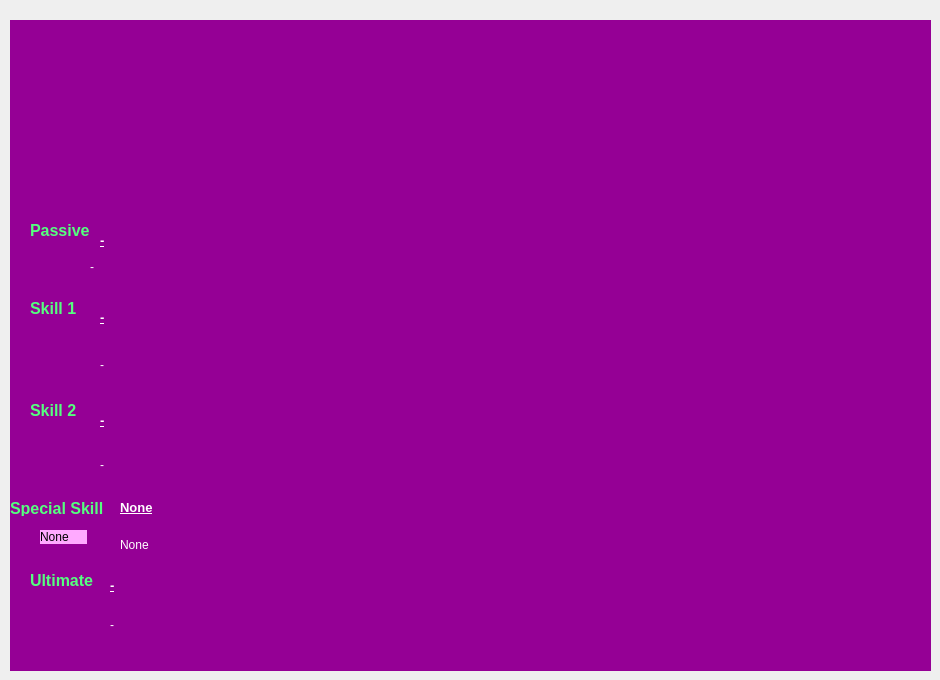
     <widget class="QWidget" name="saberpage">
      <widget class="QWidget" name="widget_3" native="true">
       <property name="geometry">
        <rect>
         <x>10</x>
         <y>20</y>
         <width>921</width>
         <height>651</height>
        </rect>
       </property>
       <property name="styleSheet">
        <string notr="true">background-color: rgb(149, 0, 149);</string>
       </property>
       <widget class="QLabel" name="heropic">
        <property name="geometry">
         <rect>
          <x>30</x>
          <y>10</y>
          <width>341</width>
          <height>191</height>
         </rect>
        </property>
        <property name="text">
         <string/>
        </property>
        <property name="pixmap">
         <pixmap>:/Saber.png</pixmap>
        </property>
        <property name="scaledContents">
         <bool>true</bool>
        </property>
        <property name="textInteractionFlags">
         <set>Qt::LinksAccessibleByKeyboard|Qt::LinksAccessibleByMouse|Qt::TextBrowserInteraction|Qt::TextEditable|Qt::TextEditorInteraction|Qt::TextSelectableByKeyboard|Qt::TextSelectableByMouse</set>
        </property>
       </widget>
       <widget class="QLabel" name="Passive_name_label">
        <property name="geometry">
         <rect>
          <x>90</x>
          <y>210</y>
          <width>111</width>
          <height>21</height>
         </rect>
        </property>
        <property name="font">
         <font>
          <pointsize>10</pointsize>
          <weight>75</weight>
          <bold>true</bold>
          <underline>true</underline>
         </font>
        </property>
        <property name="styleSheet">
         <string notr="true">color: rgb(255, 255, 255);</string>
        </property>
        <property name="text">
         <string>-</string>
        </property>
        <property name="textInteractionFlags">
         <set>Qt::LinksAccessibleByKeyboard|Qt::LinksAccessibleByMouse|Qt::TextBrowserInteraction|Qt::TextEditable|Qt::TextEditorInteraction|Qt::TextSelectableByKeyboard|Qt::TextSelectableByMouse</set>
        </property>
       </widget>
       <widget class="QLabel" name="Passivelabel">
        <property name="geometry">
         <rect>
          <x>20</x>
          <y>200</y>
          <width>61</width>
          <height>21</height>
         </rect>
        </property>
        <property name="font">
         <font>
          <pointsize>12</pointsize>
          <weight>75</weight>
          <bold>true</bold>
         </font>
        </property>
        <property name="styleSheet">
         <string notr="true">color: rgb(85, 255, 127);</string>
        </property>
        <property name="text">
         <string>Passive</string>
        </property>
        <property name="openExternalLinks">
         <bool>false</bool>
        </property>
        <property name="textInteractionFlags">
         <set>Qt::LinksAccessibleByMouse|Qt::TextEditable|Qt::TextEditorInteraction|Qt::TextSelectableByKeyboard|Qt::TextSelectableByMouse</set>
        </property>
       </widget>
       <widget class="QLabel" name="passivepic">
        <property name="geometry">
         <rect>
          <x>20</x>
          <y>220</y>
          <width>47</width>
          <height>51</height>
         </rect>
        </property>
        <property name="text">
         <string/>
        </property>
        <property name="pixmap">
         <pixmap>:/EnemyBane.png</pixmap>
        </property>
        <property name="scaledContents">
         <bool>true</bool>
        </property>
        <property name="textInteractionFlags">
         <set>Qt::LinksAccessibleByKeyboard|Qt::LinksAccessibleByMouse|Qt::TextBrowserInteraction|Qt::TextEditable|Qt::TextEditorInteraction|Qt::TextSelectableByKeyboard|Qt::TextSelectableByMouse</set>
        </property>
       </widget>
       <widget class="QLabel" name="passivedesc">
        <property name="geometry">
         <rect>
          <x>80</x>
          <y>240</y>
          <width>811</width>
          <height>31</height>
         </rect>
        </property>
        <property name="styleSheet">
         <string notr="true">color: rgb(255, 255, 255);</string>
        </property>
        <property name="text">
         <string>-</string>
        </property>
        <property name="alignment">
         <set>Qt::AlignLeading|Qt::AlignLeft|Qt::AlignTop</set>
        </property>
        <property name="textInteractionFlags">
         <set>Qt::LinksAccessibleByKeyboard|Qt::LinksAccessibleByMouse|Qt::TextBrowserInteraction|Qt::TextEditable|Qt::TextEditorInteraction|Qt::TextSelectableByKeyboard|Qt::TextSelectableByMouse</set>
        </property>
       </widget>
       <widget class="QLabel" name="skill1text">
        <property name="geometry">
         <rect>
          <x>20</x>
          <y>280</y>
          <width>51</width>
          <height>16</height>
         </rect>
        </property>
        <property name="font">
         <font>
          <pointsize>12</pointsize>
          <weight>75</weight>
          <bold>true</bold>
         </font>
        </property>
        <property name="styleSheet">
         <string notr="true">color: rgb(85, 255, 127);</string>
        </property>
        <property name="text">
         <string>Skill 1</string>
        </property>
       </widget>
       <widget class="QLabel" name="skill1pic">
        <property name="geometry">
         <rect>
          <x>20</x>
          <y>300</y>
          <width>51</width>
          <height>51</height>
         </rect>
        </property>
        <property name="text">
         <string/>
        </property>
        <property name="pixmap">
         <pixmap>:/Orbiting_Swords.png</pixmap>
        </property>
        <property name="scaledContents">
         <bool>true</bool>
        </property>
        <property name="textInteractionFlags">
         <set>Qt::LinksAccessibleByKeyboard|Qt::LinksAccessibleByMouse|Qt::TextBrowserInteraction|Qt::TextEditable|Qt::TextEditorInteraction|Qt::TextSelectableByKeyboard|Qt::TextSelectableByMouse</set>
        </property>
       </widget>
       <widget class="QLabel" name="skill1_name">
        <property name="geometry">
         <rect>
          <x>90</x>
          <y>290</y>
          <width>131</width>
          <height>16</height>
         </rect>
        </property>
        <property name="font">
         <font>
          <pointsize>10</pointsize>
          <weight>75</weight>
          <bold>true</bold>
          <underline>true</underline>
         </font>
        </property>
        <property name="styleSheet">
         <string notr="true">color: rgb(255, 255, 255);</string>
        </property>
        <property name="text">
         <string>-</string>
        </property>
        <property name="textInteractionFlags">
         <set>Qt::LinksAccessibleByKeyboard|Qt::LinksAccessibleByMouse|Qt::TextBrowserInteraction|Qt::TextEditable|Qt::TextEditorInteraction|Qt::TextSelectableByKeyboard|Qt::TextSelectableByMouse</set>
        </property>
       </widget>
       <widget class="QLabel" name="skill1desc">
        <property name="geometry">
         <rect>
          <x>90</x>
          <y>310</y>
          <width>811</width>
          <height>71</height>
         </rect>
        </property>
        <property name="styleSheet">
         <string notr="true">color: rgb(255, 255, 255);</string>
        </property>
        <property name="text">
         <string>-</string>
        </property>
        <property name="wordWrap">
         <bool>true</bool>
        </property>
        <property name="textInteractionFlags">
         <set>Qt::LinksAccessibleByKeyboard|Qt::LinksAccessibleByMouse|Qt::TextBrowserInteraction|Qt::TextEditable|Qt::TextEditorInteraction|Qt::TextSelectableByKeyboard|Qt::TextSelectableByMouse</set>
        </property>
       </widget>
       <widget class="QLabel" name="skill2text">
        <property name="geometry">
         <rect>
          <x>20</x>
          <y>380</y>
          <width>61</width>
          <height>21</height>
         </rect>
        </property>
        <property name="font">
         <font>
          <pointsize>12</pointsize>
          <weight>75</weight>
          <bold>true</bold>
         </font>
        </property>
        <property name="styleSheet">
         <string notr="true">color: rgb(85, 255, 127);</string>
        </property>
        <property name="text">
         <string>Skill 2</string>
        </property>
        <property name="textInteractionFlags">
         <set>Qt::LinksAccessibleByKeyboard|Qt::LinksAccessibleByMouse|Qt::TextBrowserInteraction|Qt::TextEditable|Qt::TextEditorInteraction|Qt::TextSelectableByKeyboard|Qt::TextSelectableByMouse</set>
        </property>
       </widget>
       <widget class="QLabel" name="skill2pic">
        <property name="geometry">
         <rect>
          <x>20</x>
          <y>410</y>
          <width>51</width>
          <height>51</height>
         </rect>
        </property>
        <property name="text">
         <string/>
        </property>
        <property name="pixmap">
         <pixmap>:/Charge.png</pixmap>
        </property>
        <property name="scaledContents">
         <bool>true</bool>
        </property>
        <property name="textInteractionFlags">
         <set>Qt::LinksAccessibleByKeyboard|Qt::LinksAccessibleByMouse|Qt::TextBrowserInteraction|Qt::TextEditable|Qt::TextEditorInteraction|Qt::TextSelectableByKeyboard|Qt::TextSelectableByMouse</set>
        </property>
       </widget>
       <widget class="QLabel" name="skill2_name">
        <property name="geometry">
         <rect>
          <x>90</x>
          <y>390</y>
          <width>131</width>
          <height>21</height>
         </rect>
        </property>
        <property name="font">
         <font>
          <pointsize>10</pointsize>
          <weight>75</weight>
          <bold>true</bold>
          <underline>true</underline>
         </font>
        </property>
        <property name="styleSheet">
         <string notr="true">color: rgb(255, 255, 255);</string>
        </property>
        <property name="text">
         <string>-</string>
        </property>
        <property name="textInteractionFlags">
         <set>Qt::LinksAccessibleByKeyboard|Qt::LinksAccessibleByMouse|Qt::TextBrowserInteraction|Qt::TextEditable|Qt::TextEditorInteraction|Qt::TextSelectableByKeyboard|Qt::TextSelectableByMouse</set>
        </property>
       </widget>
       <widget class="QLabel" name="skill2desc">
        <property name="geometry">
         <rect>
          <x>90</x>
          <y>420</y>
          <width>641</width>
          <height>51</height>
         </rect>
        </property>
        <property name="styleSheet">
         <string notr="true">color: rgb(255, 255, 255);</string>
        </property>
        <property name="text">
         <string>-</string>
        </property>
        <property name="wordWrap">
         <bool>true</bool>
        </property>
        <property name="textInteractionFlags">
         <set>Qt::LinksAccessibleByKeyboard|Qt::LinksAccessibleByMouse|Qt::TextBrowserInteraction|Qt::TextEditable|Qt::TextEditorInteraction|Qt::TextSelectableByKeyboard|Qt::TextSelectableByMouse</set>
        </property>
       </widget>
       <widget class="QLabel" name="ultimatetext">
        <property name="geometry">
         <rect>
          <x>20</x>
          <y>550</y>
          <width>71</width>
          <height>21</height>
         </rect>
        </property>
        <property name="font">
         <font>
          <pointsize>12</pointsize>
          <weight>75</weight>
          <bold>true</bold>
         </font>
        </property>
        <property name="styleSheet">
         <string notr="true">color: rgb(85, 255, 127);</string>
        </property>
        <property name="text">
         <string>Ultimate</string>
        </property>
        <property name="textInteractionFlags">
         <set>Qt::LinksAccessibleByKeyboard|Qt::LinksAccessibleByMouse|Qt::TextBrowserInteraction|Qt::TextEditable|Qt::TextEditorInteraction|Qt::TextSelectableByKeyboard|Qt::TextSelectableByMouse</set>
        </property>
       </widget>
       <widget class="QLabel" name="ultipic">
        <property name="geometry">
         <rect>
          <x>30</x>
          <y>580</y>
          <width>51</width>
          <height>51</height>
         </rect>
        </property>
        <property name="text">
         <string/>
        </property>
        <property name="pixmap">
         <pixmap>:/Triple_Sweep.png</pixmap>
        </property>
        <property name="scaledContents">
         <bool>true</bool>
        </property>
        <property name="textInteractionFlags">
         <set>Qt::LinksAccessibleByKeyboard|Qt::LinksAccessibleByMouse|Qt::TextBrowserInteraction|Qt::TextEditable|Qt::TextEditorInteraction|Qt::TextSelectableByKeyboard|Qt::TextSelectableByMouse</set>
        </property>
       </widget>
       <widget class="QLabel" name="Ultimatename">
        <property name="geometry">
         <rect>
          <x>100</x>
          <y>555</y>
          <width>151</width>
          <height>21</height>
         </rect>
        </property>
        <property name="font">
         <font>
          <pointsize>10</pointsize>
          <weight>75</weight>
          <bold>true</bold>
          <underline>true</underline>
         </font>
        </property>
        <property name="styleSheet">
         <string notr="true">color: rgb(255, 255, 255);</string>
        </property>
        <property name="text">
         <string>-</string>
        </property>
        <property name="textInteractionFlags">
         <set>Qt::LinksAccessibleByKeyboard|Qt::LinksAccessibleByMouse|Qt::TextBrowserInteraction|Qt::TextEditable|Qt::TextEditorInteraction|Qt::TextSelectableByKeyboard|Qt::TextSelectableByMouse</set>
        </property>
       </widget>
       <widget class="QLabel" name="ultimatedesc">
        <property name="geometry">
         <rect>
          <x>100</x>
          <y>580</y>
          <width>641</width>
          <height>51</height>
         </rect>
        </property>
        <property name="styleSheet">
         <string notr="true">color: rgb(255, 255, 255);</string>
        </property>
        <property name="text">
         <string>-</string>
        </property>
        <property name="wordWrap">
         <bool>true</bool>
        </property>
        <property name="textInteractionFlags">
         <set>Qt::LinksAccessibleByKeyboard|Qt::LinksAccessibleByMouse|Qt::TextBrowserInteraction|Qt::TextEditable|Qt::TextEditorInteraction|Qt::TextSelectableByKeyboard|Qt::TextSelectableByMouse</set>
        </property>
       </widget>
       <widget class="QLabel" name="specialskilltext">
        <property name="geometry">
         <rect>
          <x>0</x>
          <y>480</y>
          <width>111</width>
          <height>16</height>
         </rect>
        </property>
        <property name="font">
         <font>
          <pointsize>12</pointsize>
          <weight>75</weight>
          <bold>true</bold>
         </font>
        </property>
        <property name="styleSheet">
         <string notr="true">color: rgb(85, 255, 127);</string>
        </property>
        <property name="text">
         <string>Special Skill</string>
        </property>
       </widget>
       <widget class="QLabel" name="specialskilldesc">
        <property name="geometry">
         <rect>
          <x>110</x>
          <y>510</y>
          <width>641</width>
          <height>31</height>
         </rect>
        </property>
        <property name="styleSheet">
         <string notr="true">color: rgb(255, 255, 255);</string>
        </property>
        <property name="text">
         <string>None</string>
        </property>
        <property name="wordWrap">
         <bool>true</bool>
        </property>
        <property name="textInteractionFlags">
         <set>Qt::LinksAccessibleByKeyboard|Qt::LinksAccessibleByMouse|Qt::TextBrowserInteraction|Qt::TextEditable|Qt::TextEditorInteraction|Qt::TextSelectableByKeyboard|Qt::TextSelectableByMouse</set>
        </property>
       </widget>
       <widget class="QLabel" name="specialskillpic">
        <property name="geometry">
         <rect>
          <x>30</x>
          <y>510</y>
          <width>47</width>
          <height>14</height>
         </rect>
        </property>
        <property name="styleSheet">
         <string notr="true">background-color: rgb(255, 170, 255);</string>
        </property>
        <property name="text">
         <string>None</string>
        </property>
        <property name="textInteractionFlags">
         <set>Qt::LinksAccessibleByKeyboard|Qt::LinksAccessibleByMouse|Qt::TextBrowserInteraction|Qt::TextEditable|Qt::TextEditorInteraction|Qt::TextSelectableByKeyboard|Qt::TextSelectableByMouse</set>
        </property>
       </widget>
       <widget class="QLabel" name="Specialskillname">
        <property name="geometry">
         <rect>
          <x>110</x>
          <y>480</y>
          <width>91</width>
          <height>16</height>
         </rect>
        </property>
        <property name="font">
         <font>
          <pointsize>10</pointsize>
          <weight>75</weight>
          <bold>true</bold>
          <underline>true</underline>
         </font>
        </property>
        <property name="styleSheet">
         <string notr="true">color: rgb(255, 255, 255);</string>
        </property>
        <property name="text">
         <string>None</string>
        </property>
        <property name="textInteractionFlags">
         <set>Qt::LinksAccessibleByKeyboard|Qt::LinksAccessibleByMouse|Qt::TextBrowserInteraction|Qt::TextEditable|Qt::TextEditorInteraction|Qt::TextSelectableByKeyboard|Qt::TextSelectableByMouse</set>
        </property>
       </widget>
      </widget>
     </widget>
